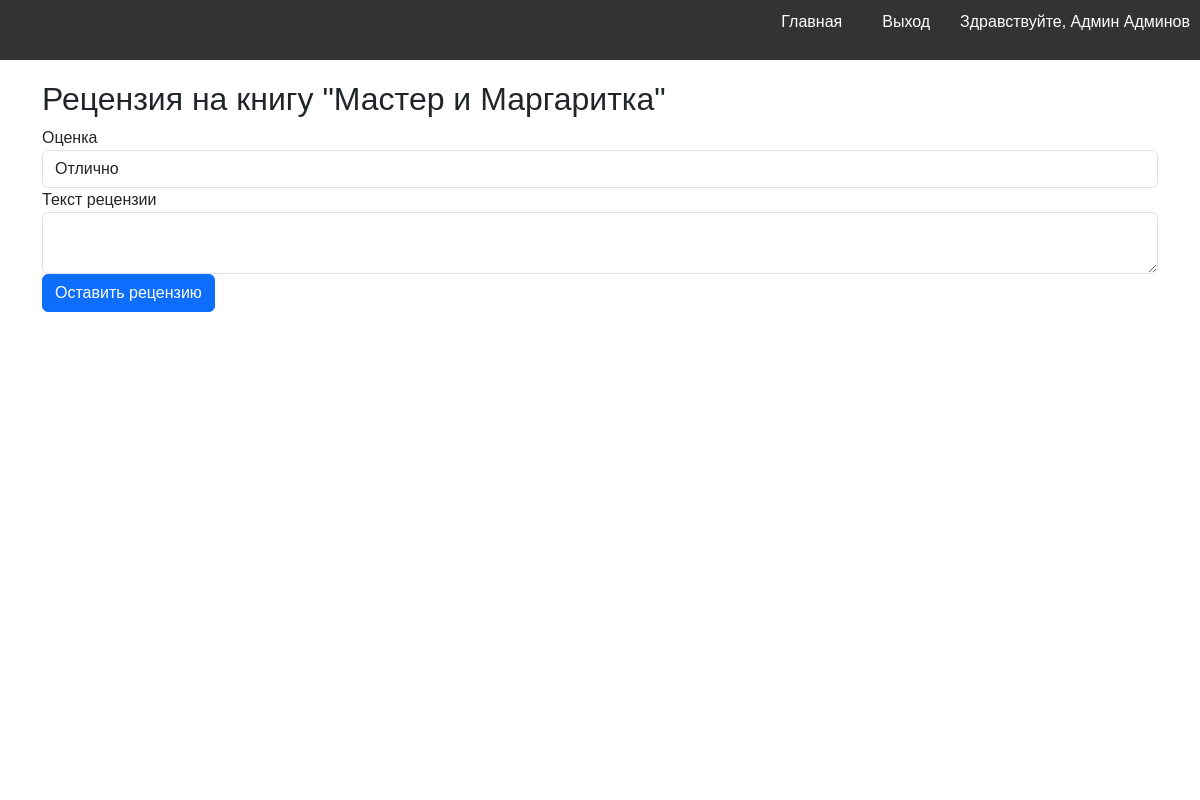
Screenshot of /book/3/review (signed in) with the database file from the repository.
### models.py (models this page shows, shortened)
class User(db.Model, UserMixin):
    __tablename__ = 'users'
    id = db.Column(db.Integer, primary_key=True)
    username = db.Column(db.String(100), unique=True, nullable=False)
    password = db.Column(db.String(100), nullable=False)
    last_name = db.Column(db.String(100), nullable=False)
    first_name = db.Column(db.String(100), nullable=False)
    middle_name = db.Column(db.String(100))
    role_id = db.Column(db.Integer, db.ForeignKey('roles.id'), nullable=False)
    reviews = db.relationship('Review', backref='user')
    role = db.relationship('Role', backref='users')

class Book(db.Model):
    __tablename__ = 'books'
    id = db.Column(db.Integer, primary_key=True)
    title = db.Column(db.String(255), nullable=False)
    short_description = db.Column(db.Text, nullable=False)
    year = db.Column(db.Integer, nullable=False)
    publisher = db.Column(db.String(255), nullable=False)
    author = db.Column(db.String(255), nullable=False)
    page_count = db.Column(db.Integer, nullable=False)
    cover_id = db.Column(db.Integer, db.ForeignKey('covers.id'), nullable=False)
    genres = db.relationship('Genre', secondary=book_genres, backref='books')
    cover = db.relationship('Cover', backref='book')

### books.py (the view, shortened to what this page needs)
@books.route('/book/<int:book_id>/review', methods=['GET', 'POST'])
@login_required
def review(book_id):
    book = Book.query.get_or_404(book_id)
    form = ReviewForm()
    user_review = Review.query.filter_by(user_id=current_user.id, book_id=book_id).first()
    if user_review:
        flash('Вы уже оставили рецензию для этой книги', 'info')
        return redirect(url_for('books.book', book_id=book_id))
    return render_template('review.html', form=form, book=book)

### forms.py
class ReviewForm(FlaskForm):
    rating = SelectField('Оценка', choices=[
        ('5', 'Отлично'),
        ('4', 'Хорошо'),
        ('3', 'Удовлетворительно'),
        ('2', 'Неудовлетворительно'),
        ('1', 'Плохо'),
        ('0', 'Ужасно')
    ], validators=[InputRequired()])
    text = TextAreaField('Текст рецензии', validators=[InputRequired(), Length(max=1000)])
    submit = SubmitField('Оставить рецензию')

### app.py (called while the page is built)
@login_manager.user_loader
def load_user(user_id):
    return User.query.get(int(user_id))

### templates/review.html (shortened to what this page needs)
{% extends 'base.html' %}
{% block content %}
    <div class="container">
        <h2>Рецензия на книгу "{{ book.title }}"</h2>
        <form method="POST">
            <div class="form-group">
                {{ form.rating.label(class="form-control-label") }}
                {{ form.rating(class="form-control") }}
            </div>
            <div class="form-group">
                {{ form.text.label(class="form-control-label") }}
                {{ form.text(class="form-control", id='review-text') }}
            </div>
            <button type="submit" class="btn btn-primary">Оставить рецензию</button>
        </form>
    </div>
{% endblock %}

### templates/navbar.html
<nav>
    <ul>
        <li><a href="{{ url_for('index') }}">Главная</a></li>
        {% if current_user.is_authenticated %}
            <li><a href="{{ url_for('logout') }}">Выход</a></li>
            <li><span>Здравствуйте, {{ current_user.first_name }} {{ current_user.last_name }}</span></li>
        {% else %}
            <li><a href="{{ url_for('login') }}">Вход</a></li>
            <li><a href="{{ url_for('register') }}">Регистрация</a></li>
        {% endif %}
    </ul>
</nav>

### static/styles.css (style rules this page uses)
body { font-family: Arial, sans-serif; }
nav { background-color: #333; color: white; padding: 10px; text-align: center; }
nav ul { list-style-type: none; padding: 0; display: flex; justify-content: flex-end; gap: 10px; }
nav ul li { margin-left: 10px; }
nav ul li a { color: white; text-decoration: none; padding: 10px; }

### rows the page displays
User: first_name "Админ", last_name "Админов"
Book: title "Мастер и Маргаритка"
